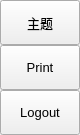
                 <widget class="QFrame" name="extraRightBox">
                  <property name="minimumSize">
                   <size>
                    <width>0</width>
                    <height>0</height>
                   </size>
                  </property>
                  <property name="maximumSize">
                   <size>
                    <width>0</width>
                    <height>16777215</height>
                   </size>
                  </property>
                  <property name="frameShape">
                   <enum>QFrame::NoFrame</enum>
                  </property>
                  <property name="frameShadow">
                   <enum>QFrame::Raised</enum>
                  </property>
                  <layout class="QVBoxLayout" name="verticalLayout_7">
                   <property name="spacing">
                    <number>0</number>
                   </property>
                   <property name="leftMargin">
                    <number>0</number>
                   </property>
                   <property name="topMargin">
                    <number>0</number>
                   </property>
                   <property name="rightMargin">
                    <number>0</number>
                   </property>
                   <property name="bottomMargin">
                    <number>0</number>
                   </property>
                   <item>
                    <widget class="QFrame" name="themeSettingsTopDetail">
                     <property name="maximumSize">
                      <size>
                       <width>16777215</width>
                       <height>3</height>
                      </size>
                     </property>
                     <property name="frameShape">
                      <enum>QFrame::NoFrame</enum>
                     </property>
                     <property name="frameShadow">
                      <enum>QFrame::Raised</enum>
                     </property>
                    </widget>
                   </item>
                   <item>
                    <widget class="QFrame" name="contentSettings">
                     <property name="frameShape">
                      <enum>QFrame::NoFrame</enum>
                     </property>
                     <property name="frameShadow">
                      <enum>QFrame::Raised</enum>
                     </property>
                     <layout class="QVBoxLayout" name="verticalLayout_13">
                      <property name="spacing">
                       <number>0</number>
                      </property>
                      <property name="leftMargin">
                       <number>0</number>
                      </property>
                      <property name="topMargin">
                       <number>0</number>
                      </property>
                      <property name="rightMargin">
                       <number>0</number>
                      </property>
                      <property name="bottomMargin">
                       <number>0</number>
                      </property>
                      <item alignment="Qt::AlignTop">
                       <widget class="QFrame" name="topMenus">
                        <property name="frameShape">
                         <enum>QFrame::NoFrame</enum>
                        </property>
                        <property name="frameShadow">
                         <enum>QFrame::Raised</enum>
                        </property>
                        <layout class="QVBoxLayout" name="verticalLayout_14">
                         <property name="spacing">
                          <number>0</number>
                         </property>
                         <property name="leftMargin">
                          <number>0</number>
                         </property>
                         <property name="topMargin">
                          <number>0</number>
                         </property>
                         <property name="rightMargin">
                          <number>0</number>
                         </property>
                         <property name="bottomMargin">
                          <number>0</number>
                         </property>
                         <item>
                          <widget class="QPushButton" name="btn_message">
                           <property name="sizePolicy">
                            <sizepolicy hsizetype="Expanding" vsizetype="Fixed">
                             <horstretch>0</horstretch>
                             <verstretch>0</verstretch>
                            </sizepolicy>
                           </property>
                           <property name="minimumSize">
                            <size>
                             <width>0</width>
                             <height>45</height>
                            </size>
                           </property>
                           <property name="font">
                            <font>
                             <family>Segoe UI</family>
                             <pointsize>10</pointsize>
                             <weight>50</weight>
                             <italic>false</italic>
                             <bold>false</bold>
                            </font>
                           </property>
                           <property name="cursor">
                            <cursorShape>PointingHandCursor</cursorShape>
                           </property>
                           <property name="layoutDirection">
                            <enum>Qt::LeftToRight</enum>
                           </property>
                           <property name="styleSheet">
                            <string notr="true">background-image: url(:/icons/images/icons/cil-envelope-open.png);</string>
                           </property>
                           <property name="text">
                            <string>主题</string>
                           </property>
                          </widget>
                         </item>
                         <item>
                          <widget class="QPushButton" name="btn_print">
                           <property name="sizePolicy">
                            <sizepolicy hsizetype="Expanding" vsizetype="Fixed">
                             <horstretch>0</horstretch>
                             <verstretch>0</verstretch>
                            </sizepolicy>
                           </property>
                           <property name="minimumSize">
                            <size>
                             <width>0</width>
                             <height>45</height>
                            </size>
                           </property>
                           <property name="font">
                            <font>
                             <family>Segoe UI</family>
                             <pointsize>10</pointsize>
                             <weight>50</weight>
                             <italic>false</italic>
                             <bold>false</bold>
                            </font>
                           </property>
                           <property name="cursor">
                            <cursorShape>PointingHandCursor</cursorShape>
                           </property>
                           <property name="layoutDirection">
                            <enum>Qt::LeftToRight</enum>
                           </property>
                           <property name="styleSheet">
                            <string notr="true">background-image: url(:/icons/images/icons/cil-print.png);</string>
                           </property>
                           <property name="text">
                            <string>Print</string>
                           </property>
                          </widget>
                         </item>
                         <item>
                          <widget class="QPushButton" name="btn_logout">
                           <property name="sizePolicy">
                            <sizepolicy hsizetype="Expanding" vsizetype="Fixed">
                             <horstretch>0</horstretch>
                             <verstretch>0</verstretch>
                            </sizepolicy>
                           </property>
                           <property name="minimumSize">
                            <size>
                             <width>0</width>
                             <height>45</height>
                            </size>
                           </property>
                           <property name="font">
                            <font>
                             <family>Segoe UI</family>
                             <pointsize>10</pointsize>
                             <weight>50</weight>
                             <italic>false</italic>
                             <bold>false</bold>
                            </font>
                           </property>
                           <property name="cursor">
                            <cursorShape>PointingHandCursor</cursorShape>
                           </property>
                           <property name="layoutDirection">
                            <enum>Qt::LeftToRight</enum>
                           </property>
                           <property name="styleSheet">
                            <string notr="true">background-image: url(:/icons/images/icons/cil-account-logout.png);</string>
                           </property>
                           <property name="text">
                            <string>Logout</string>
                           </property>
                          </widget>
                         </item>
                        </layout>
                       </widget>
                      </item>
                     </layout>
                    </widget>
                   </item>
                  </layout>
                 </widget>
